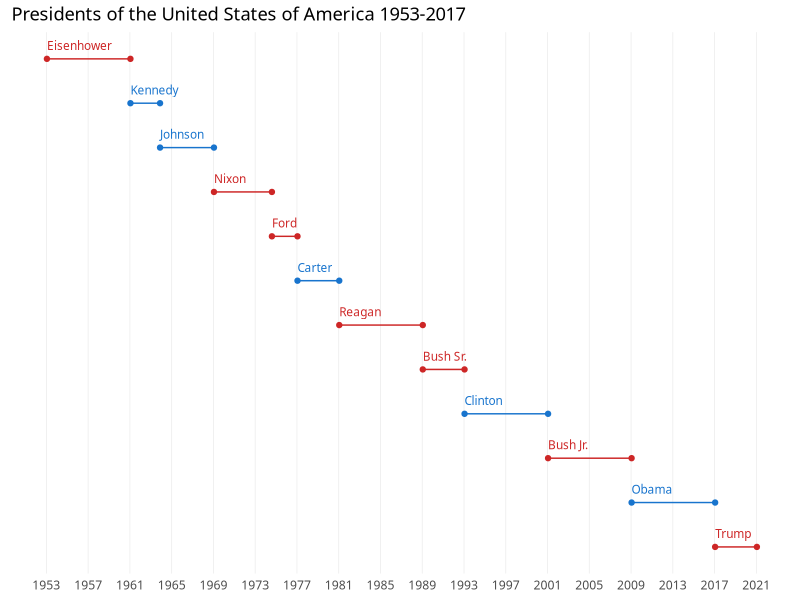

R code for this plot:
############################
#  DUMBBELL PLOT
############################

library(ggplot2)
library(forcats)

# Let's fix the "Bush" rows
pres <- presidential
pres[8,]$name <- "Bush Sr."
pres[10,]$name <- "Bush Jr."

# Reorder presidents by start time
pres$name <- fct_reorder(pres$name, pres$start, .desc=T)

# Named vector for the colors
presidential.colors <- c("Republican"="firebrick3", "Democratic"="dodgerblue3")

# The actual plot
dumbbell <- ggplot(pres, aes(y=name, color=party)) +
	geom_segment(aes(x=start, xend=end, y=name, yend=name)) +
	geom_point(aes(x=start)) +
	geom_point(aes(x=end)) +
  	geom_text(aes(label=name,x=start), hjust=0, size=3, nudge_y=0.3, family="PT Sans") +
	scale_color_manual(values=presidential.colors, guide="none")	+
	scale_x_date(date_breaks="4 years", date_labels="%Y") +
	labs(title="Presidents of the United States of America 1953-2017") +
	theme_minimal(base_family="PT Sans") + 
	theme(axis.text.y = element_blank(),
		  axis.title.y = element_blank(),
		  axis.title.x = element_blank(),
		  panel.grid.minor = element_blank(),
		  panel.grid.major.y = element_blank(),
		  panel.grid.major.x = element_line(size=0.25))
		  
print(dumbbell)